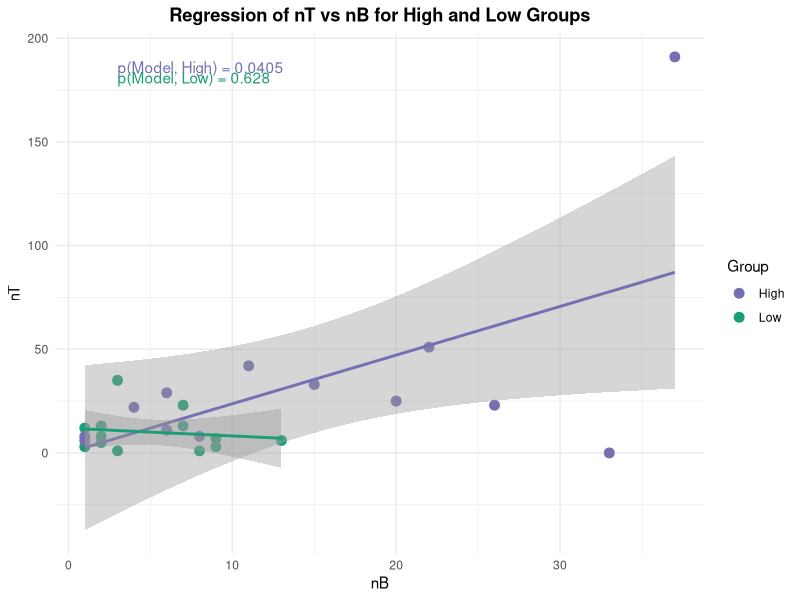

The R source for this figure:

# Load required libraries
library(ggplot2)

# Define the dataset
df <- data.frame(
  nB = c(26, 0, 1, 3, 0, 13, 8, 1, 7, 9, 1, 0, 20, 1, 33, 2, 9, 6, 3, 4, 8, 2, 7, 2, 22, 15, 6, 11, 37),
  nT = c(23, 0, 12, 1, 2, 6, 1, 3, 13, 7, 8, 5, 25, 6, 0, 13, 3, 29, 35, 22, 8, 8, 23, 5, 51, 33, 11, 42, 191),
  Group = c("High", "Other", "Low", "Low", "Other", "Low", "Low", "Low", "Low", "Low",
            "High", "Other", "High", "High", "High", "Low", "Low", "High", "Low", "High",
            "High", "Low", "Low", "Low", "High", "High", "High", "High", "High")
)

# Filter only High and Low groups
df <- subset(df, Group %in% c("High", "Low"))

# Separate data into High and Low groups
df_high <- subset(df, Group == "High")
df_low <- subset(df, Group == "Low")

# Perform linear regression for High and Low groups
fit_high <- lm(nT ~ nB, data = df_high)
fit_low <- lm(nT ~ nB, data = df_low)

# Extract model p-values
p_value_high <- summary(fit_high)$fstatistic
p_value_high <- pf(p_value_high[1], p_value_high[2], p_value_high[3], lower.tail = FALSE)

p_value_low <- summary(fit_low)$fstatistic
p_value_low <- pf(p_value_low[1], p_value_low[2], p_value_low[3], lower.tail = FALSE)

# Define colors
colors <- c("High" = "#7570b3", "Low" = "#1b9e77")

# Generate the plot
ggplot(df, aes(x = nB, y = nT, color = Group)) +
  geom_point(size = 3) +  # Scatter plot with color based on High/Low category
  geom_smooth(data = df_high, aes(x = nB, y = nT), method = "lm", color = "#7570b3", se = TRUE) +  # Regression line for High
  geom_smooth(data = df_low, aes(x = nB, y = nT), method = "lm", color = "#1b9e77", se = TRUE) +  # Regression line for Low
  scale_color_manual(values = colors) +  # Assign colors to groups
  theme_minimal() +
  labs(
    x = "nB",
    y = "nT",
    title = "Regression of nT vs nB for High and Low Groups"
  ) +
  # Annotate p-values
  annotate("text", x = min(df$nB) + 2, y = max(df$nT) - 5,   
           label = paste0("p(Model, High) = ", signif(p_value_high, 3)), color = "#7570b3", hjust = 0) +
  annotate("text", x = min(df$nB) + 2, y = max(df$nT) - 10,   
           label = paste0("p(Model, Low) = ", signif(p_value_low, 3)), color = "#1b9e77", hjust = 0) +
  theme(
    plot.title = element_text(hjust = 0.5, face = "bold")  # Center and bold title
  )

